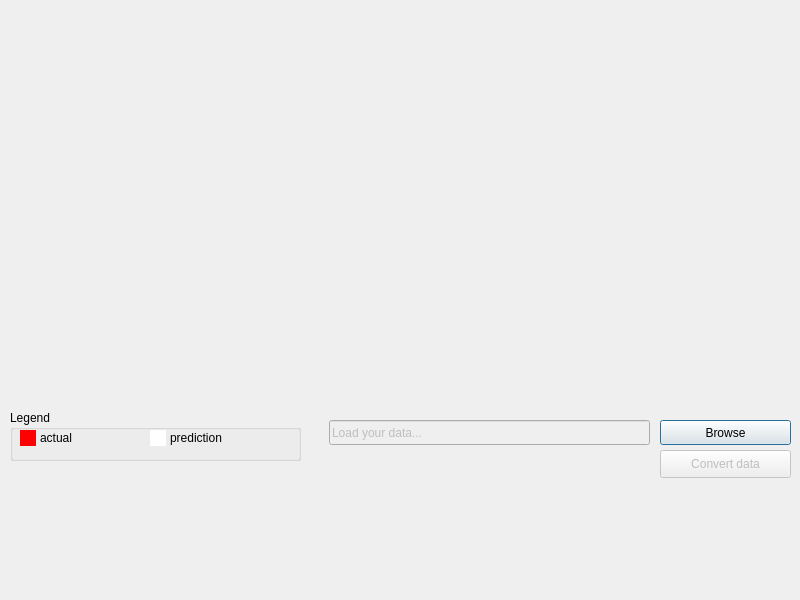
<?xml version="1.0" encoding="UTF-8"?>
<ui version="4.0">
 <class>Dialog</class>
 <widget class="QDialog" name="Dialog">
  <property name="geometry">
   <rect>
    <x>0</x>
    <y>0</y>
    <width>800</width>
    <height>600</height>
   </rect>
  </property>
  <property name="windowTitle">
   <string>Dialog</string>
  </property>
  <widget class="QLineEdit" name="filename">
   <property name="enabled">
    <bool>false</bool>
   </property>
   <property name="geometry">
    <rect>
     <x>329</x>
     <y>420</y>
     <width>321</width>
     <height>25</height>
    </rect>
   </property>
   <property name="text">
    <string>Load your data...</string>
   </property>
  </widget>
  <widget class="QPushButton" name="browse_btn">
   <property name="enabled">
    <bool>true</bool>
   </property>
   <property name="geometry">
    <rect>
     <x>660</x>
     <y>420</y>
     <width>131</width>
     <height>25</height>
    </rect>
   </property>
   <property name="text">
    <string>Browse</string>
   </property>
  </widget>
  <widget class="QPushButton" name="convert_data_btn">
   <property name="enabled">
    <bool>false</bool>
   </property>
   <property name="geometry">
    <rect>
     <x>660</x>
     <y>450</y>
     <width>131</width>
     <height>28</height>
    </rect>
   </property>
   <property name="text">
    <string>Convert data</string>
   </property>
  </widget>
  <widget class="PlotWidget" name="graphWidget" native="true">
   <property name="geometry">
    <rect>
     <x>10</x>
     <y>10</y>
     <width>781</width>
     <height>401</height>
    </rect>
   </property>
  </widget>
  <widget class="QGroupBox" name="groupBox">
   <property name="geometry">
    <rect>
     <x>10</x>
     <y>410</y>
     <width>291</width>
     <height>51</height>
    </rect>
   </property>
   <property name="title">
    <string>Legend</string>
   </property>
   <widget class="QWidget" name="widget" native="true">
    <property name="geometry">
     <rect>
      <x>10</x>
      <y>20</y>
      <width>16</width>
      <height>16</height>
     </rect>
    </property>
    <property name="palette">
     <palette>
      <active>
       <colorrole role="WindowText">
        <brush brushstyle="SolidPattern">
         <color alpha="255">
          <red>0</red>
          <green>0</green>
          <blue>0</blue>
         </color>
        </brush>
       </colorrole>
       <colorrole role="Button">
        <brush brushstyle="SolidPattern">
         <color alpha="255">
          <red>255</red>
          <green>0</green>
          <blue>0</blue>
         </color>
        </brush>
       </colorrole>
       <colorrole role="Light">
        <brush brushstyle="SolidPattern">
         <color alpha="255">
          <red>255</red>
          <green>127</green>
          <blue>127</blue>
         </color>
        </brush>
       </colorrole>
       <colorrole role="Midlight">
        <brush brushstyle="SolidPattern">
         <color alpha="255">
          <red>255</red>
          <green>63</green>
          <blue>63</blue>
         </color>
        </brush>
       </colorrole>
       <colorrole role="Dark">
        <brush brushstyle="SolidPattern">
         <color alpha="255">
          <red>127</red>
          <green>0</green>
          <blue>0</blue>
         </color>
        </brush>
       </colorrole>
       <colorrole role="Mid">
        <brush brushstyle="SolidPattern">
         <color alpha="255">
          <red>170</red>
          <green>0</green>
          <blue>0</blue>
         </color>
        </brush>
       </colorrole>
       <colorrole role="Text">
        <brush brushstyle="SolidPattern">
         <color alpha="255">
          <red>0</red>
          <green>0</green>
          <blue>0</blue>
         </color>
        </brush>
       </colorrole>
       <colorrole role="BrightText">
        <brush brushstyle="SolidPattern">
         <color alpha="255">
          <red>255</red>
          <green>255</green>
          <blue>255</blue>
         </color>
        </brush>
       </colorrole>
       <colorrole role="ButtonText">
        <brush brushstyle="SolidPattern">
         <color alpha="255">
          <red>0</red>
          <green>0</green>
          <blue>0</blue>
         </color>
        </brush>
       </colorrole>
       <colorrole role="Base">
        <brush brushstyle="SolidPattern">
         <color alpha="255">
          <red>255</red>
          <green>0</green>
          <blue>0</blue>
         </color>
        </brush>
       </colorrole>
       <colorrole role="Window">
        <brush brushstyle="SolidPattern">
         <color alpha="255">
          <red>255</red>
          <green>0</green>
          <blue>0</blue>
         </color>
        </brush>
       </colorrole>
       <colorrole role="Shadow">
        <brush brushstyle="SolidPattern">
         <color alpha="255">
          <red>0</red>
          <green>0</green>
          <blue>0</blue>
         </color>
        </brush>
       </colorrole>
       <colorrole role="AlternateBase">
        <brush brushstyle="SolidPattern">
         <color alpha="255">
          <red>255</red>
          <green>127</green>
          <blue>127</blue>
         </color>
        </brush>
       </colorrole>
       <colorrole role="ToolTipBase">
        <brush brushstyle="SolidPattern">
         <color alpha="255">
          <red>255</red>
          <green>255</green>
          <blue>220</blue>
         </color>
        </brush>
       </colorrole>
       <colorrole role="ToolTipText">
        <brush brushstyle="SolidPattern">
         <color alpha="255">
          <red>0</red>
          <green>0</green>
          <blue>0</blue>
         </color>
        </brush>
       </colorrole>
      </active>
      <inactive>
       <colorrole role="WindowText">
        <brush brushstyle="SolidPattern">
         <color alpha="255">
          <red>0</red>
          <green>0</green>
          <blue>0</blue>
         </color>
        </brush>
       </colorrole>
       <colorrole role="Button">
        <brush brushstyle="SolidPattern">
         <color alpha="255">
          <red>255</red>
          <green>0</green>
          <blue>0</blue>
         </color>
        </brush>
       </colorrole>
       <colorrole role="Light">
        <brush brushstyle="SolidPattern">
         <color alpha="255">
          <red>255</red>
          <green>127</green>
          <blue>127</blue>
         </color>
        </brush>
       </colorrole>
       <colorrole role="Midlight">
        <brush brushstyle="SolidPattern">
         <color alpha="255">
          <red>255</red>
          <green>63</green>
          <blue>63</blue>
         </color>
        </brush>
       </colorrole>
       <colorrole role="Dark">
        <brush brushstyle="SolidPattern">
         <color alpha="255">
          <red>127</red>
          <green>0</green>
          <blue>0</blue>
         </color>
        </brush>
       </colorrole>
       <colorrole role="Mid">
        <brush brushstyle="SolidPattern">
         <color alpha="255">
          <red>170</red>
          <green>0</green>
          <blue>0</blue>
         </color>
        </brush>
       </colorrole>
       <colorrole role="Text">
        <brush brushstyle="SolidPattern">
         <color alpha="255">
          <red>0</red>
          <green>0</green>
          <blue>0</blue>
         </color>
        </brush>
       </colorrole>
       <colorrole role="BrightText">
        <brush brushstyle="SolidPattern">
         <color alpha="255">
          <red>255</red>
          <green>255</green>
          <blue>255</blue>
         </color>
        </brush>
       </colorrole>
       <colorrole role="ButtonText">
        <brush brushstyle="SolidPattern">
         <color alpha="255">
          <red>0</red>
          <green>0</green>
          <blue>0</blue>
         </color>
        </brush>
       </colorrole>
       <colorrole role="Base">
        <brush brushstyle="SolidPattern">
         <color alpha="255">
          <red>255</red>
          <green>0</green>
          <blue>0</blue>
         </color>
        </brush>
       </colorrole>
       <colorrole role="Window">
        <brush brushstyle="SolidPattern">
         <color alpha="255">
          <red>255</red>
          <green>0</green>
          <blue>0</blue>
         </color>
        </brush>
       </colorrole>
       <colorrole role="Shadow">
        <brush brushstyle="SolidPattern">
         <color alpha="255">
          <red>0</red>
          <green>0</green>
          <blue>0</blue>
         </color>
        </brush>
       </colorrole>
       <colorrole role="AlternateBase">
        <brush brushstyle="SolidPattern">
         <color alpha="255">
          <red>255</red>
          <green>127</green>
          <blue>127</blue>
         </color>
        </brush>
       </colorrole>
       <colorrole role="ToolTipBase">
        <brush brushstyle="SolidPattern">
         <color alpha="255">
          <red>255</red>
          <green>255</green>
          <blue>220</blue>
         </color>
        </brush>
       </colorrole>
       <colorrole role="ToolTipText">
        <brush brushstyle="SolidPattern">
         <color alpha="255">
          <red>0</red>
          <green>0</green>
          <blue>0</blue>
         </color>
        </brush>
       </colorrole>
      </inactive>
      <disabled>
       <colorrole role="WindowText">
        <brush brushstyle="SolidPattern">
         <color alpha="255">
          <red>127</red>
          <green>0</green>
          <blue>0</blue>
         </color>
        </brush>
       </colorrole>
       <colorrole role="Button">
        <brush brushstyle="SolidPattern">
         <color alpha="255">
          <red>255</red>
          <green>0</green>
          <blue>0</blue>
         </color>
        </brush>
       </colorrole>
       <colorrole role="Light">
        <brush brushstyle="SolidPattern">
         <color alpha="255">
          <red>255</red>
          <green>127</green>
          <blue>127</blue>
         </color>
        </brush>
       </colorrole>
       <colorrole role="Midlight">
        <brush brushstyle="SolidPattern">
         <color alpha="255">
          <red>255</red>
          <green>63</green>
          <blue>63</blue>
         </color>
        </brush>
       </colorrole>
       <colorrole role="Dark">
        <brush brushstyle="SolidPattern">
         <color alpha="255">
          <red>127</red>
          <green>0</green>
          <blue>0</blue>
         </color>
        </brush>
       </colorrole>
       <colorrole role="Mid">
        <brush brushstyle="SolidPattern">
         <color alpha="255">
          <red>170</red>
          <green>0</green>
          <blue>0</blue>
         </color>
        </brush>
       </colorrole>
       <colorrole role="Text">
        <brush brushstyle="SolidPattern">
         <color alpha="255">
          <red>127</red>
          <green>0</green>
          <blue>0</blue>
         </color>
        </brush>
       </colorrole>
       <colorrole role="BrightText">
        <brush brushstyle="SolidPattern">
         <color alpha="255">
          <red>255</red>
          <green>255</green>
          <blue>255</blue>
         </color>
        </brush>
       </colorrole>
       <colorrole role="ButtonText">
        <brush brushstyle="SolidPattern">
         <color alpha="255">
          <red>127</red>
          <green>0</green>
          <blue>0</blue>
         </color>
        </brush>
       </colorrole>
       <colorrole role="Base">
        <brush brushstyle="SolidPattern">
         <color alpha="255">
          <red>255</red>
          <green>0</green>
          <blue>0</blue>
         </color>
        </brush>
       </colorrole>
       <colorrole role="Window">
        <brush brushstyle="SolidPattern">
         <color alpha="255">
          <red>255</red>
          <green>0</green>
          <blue>0</blue>
         </color>
        </brush>
       </colorrole>
       <colorrole role="Shadow">
        <brush brushstyle="SolidPattern">
         <color alpha="255">
          <red>0</red>
          <green>0</green>
          <blue>0</blue>
         </color>
        </brush>
       </colorrole>
       <colorrole role="AlternateBase">
        <brush brushstyle="SolidPattern">
         <color alpha="255">
          <red>255</red>
          <green>0</green>
          <blue>0</blue>
         </color>
        </brush>
       </colorrole>
       <colorrole role="ToolTipBase">
        <brush brushstyle="SolidPattern">
         <color alpha="255">
          <red>255</red>
          <green>255</green>
          <blue>220</blue>
         </color>
        </brush>
       </colorrole>
       <colorrole role="ToolTipText">
        <brush brushstyle="SolidPattern">
         <color alpha="255">
          <red>0</red>
          <green>0</green>
          <blue>0</blue>
         </color>
        </brush>
       </colorrole>
      </disabled>
     </palette>
    </property>
    <property name="styleSheet">
     <string notr="true">background-color: rgb(255, 0, 0)</string>
    </property>
   </widget>
   <widget class="QWidget" name="widget_2" native="true">
    <property name="geometry">
     <rect>
      <x>140</x>
      <y>20</y>
      <width>16</width>
      <height>16</height>
     </rect>
    </property>
    <property name="palette">
     <palette>
      <active>
       <colorrole role="WindowText">
        <brush brushstyle="SolidPattern">
         <color alpha="255">
          <red>0</red>
          <green>0</green>
          <blue>0</blue>
         </color>
        </brush>
       </colorrole>
       <colorrole role="Button">
        <brush brushstyle="SolidPattern">
         <color alpha="255">
          <red>255</red>
          <green>255</green>
          <blue>255</blue>
         </color>
        </brush>
       </colorrole>
       <colorrole role="Light">
        <brush brushstyle="SolidPattern">
         <color alpha="255">
          <red>255</red>
          <green>127</green>
          <blue>127</blue>
         </color>
        </brush>
       </colorrole>
       <colorrole role="Midlight">
        <brush brushstyle="SolidPattern">
         <color alpha="255">
          <red>255</red>
          <green>63</green>
          <blue>63</blue>
         </color>
        </brush>
       </colorrole>
       <colorrole role="Dark">
        <brush brushstyle="SolidPattern">
         <color alpha="255">
          <red>127</red>
          <green>0</green>
          <blue>0</blue>
         </color>
        </brush>
       </colorrole>
       <colorrole role="Mid">
        <brush brushstyle="SolidPattern">
         <color alpha="255">
          <red>170</red>
          <green>0</green>
          <blue>0</blue>
         </color>
        </brush>
       </colorrole>
       <colorrole role="Text">
        <brush brushstyle="SolidPattern">
         <color alpha="255">
          <red>0</red>
          <green>0</green>
          <blue>0</blue>
         </color>
        </brush>
       </colorrole>
       <colorrole role="BrightText">
        <brush brushstyle="SolidPattern">
         <color alpha="255">
          <red>255</red>
          <green>255</green>
          <blue>255</blue>
         </color>
        </brush>
       </colorrole>
       <colorrole role="ButtonText">
        <brush brushstyle="SolidPattern">
         <color alpha="255">
          <red>0</red>
          <green>0</green>
          <blue>0</blue>
         </color>
        </brush>
       </colorrole>
       <colorrole role="Base">
        <brush brushstyle="SolidPattern">
         <color alpha="255">
          <red>255</red>
          <green>255</green>
          <blue>255</blue>
         </color>
        </brush>
       </colorrole>
       <colorrole role="Window">
        <brush brushstyle="SolidPattern">
         <color alpha="255">
          <red>255</red>
          <green>255</green>
          <blue>255</blue>
         </color>
        </brush>
       </colorrole>
       <colorrole role="Shadow">
        <brush brushstyle="SolidPattern">
         <color alpha="255">
          <red>0</red>
          <green>0</green>
          <blue>0</blue>
         </color>
        </brush>
       </colorrole>
       <colorrole role="AlternateBase">
        <brush brushstyle="SolidPattern">
         <color alpha="255">
          <red>255</red>
          <green>127</green>
          <blue>127</blue>
         </color>
        </brush>
       </colorrole>
       <colorrole role="ToolTipBase">
        <brush brushstyle="SolidPattern">
         <color alpha="255">
          <red>255</red>
          <green>255</green>
          <blue>220</blue>
         </color>
        </brush>
       </colorrole>
       <colorrole role="ToolTipText">
        <brush brushstyle="SolidPattern">
         <color alpha="255">
          <red>0</red>
          <green>0</green>
          <blue>0</blue>
         </color>
        </brush>
       </colorrole>
      </active>
      <inactive>
       <colorrole role="WindowText">
        <brush brushstyle="SolidPattern">
         <color alpha="255">
          <red>0</red>
          <green>0</green>
          <blue>0</blue>
         </color>
        </brush>
       </colorrole>
       <colorrole role="Button">
        <brush brushstyle="SolidPattern">
         <color alpha="255">
          <red>255</red>
          <green>255</green>
          <blue>255</blue>
         </color>
        </brush>
       </colorrole>
       <colorrole role="Light">
        <brush brushstyle="SolidPattern">
         <color alpha="255">
          <red>255</red>
          <green>127</green>
          <blue>127</blue>
         </color>
        </brush>
       </colorrole>
       <colorrole role="Midlight">
        <brush brushstyle="SolidPattern">
         <color alpha="255">
          <red>255</red>
          <green>63</green>
          <blue>63</blue>
         </color>
        </brush>
       </colorrole>
       <colorrole role="Dark">
        <brush brushstyle="SolidPattern">
         <color alpha="255">
          <red>127</red>
          <green>0</green>
          <blue>0</blue>
         </color>
        </brush>
       </colorrole>
       <colorrole role="Mid">
        <brush brushstyle="SolidPattern">
         <color alpha="255">
          <red>170</red>
          <green>0</green>
          <blue>0</blue>
         </color>
        </brush>
       </colorrole>
       <colorrole role="Text">
        <brush brushstyle="SolidPattern">
         <color alpha="255">
          <red>0</red>
          <green>0</green>
          <blue>0</blue>
         </color>
        </brush>
       </colorrole>
       <colorrole role="BrightText">
        <brush brushstyle="SolidPattern">
         <color alpha="255">
          <red>255</red>
          <green>255</green>
          <blue>255</blue>
         </color>
        </brush>
       </colorrole>
       <colorrole role="ButtonText">
        <brush brushstyle="SolidPattern">
         <color alpha="255">
          <red>0</red>
          <green>0</green>
          <blue>0</blue>
         </color>
        </brush>
       </colorrole>
       <colorrole role="Base">
        <brush brushstyle="SolidPattern">
         <color alpha="255">
          <red>255</red>
          <green>255</green>
          <blue>255</blue>
         </color>
        </brush>
       </colorrole>
       <colorrole role="Window">
        <brush brushstyle="SolidPattern">
         <color alpha="255">
          <red>255</red>
          <green>255</green>
          <blue>255</blue>
         </color>
        </brush>
       </colorrole>
       <colorrole role="Shadow">
        <brush brushstyle="SolidPattern">
         <color alpha="255">
          <red>0</red>
          <green>0</green>
          <blue>0</blue>
         </color>
        </brush>
       </colorrole>
       <colorrole role="AlternateBase">
        <brush brushstyle="SolidPattern">
         <color alpha="255">
          <red>255</red>
          <green>127</green>
          <blue>127</blue>
         </color>
        </brush>
       </colorrole>
       <colorrole role="ToolTipBase">
        <brush brushstyle="SolidPattern">
         <color alpha="255">
          <red>255</red>
          <green>255</green>
          <blue>220</blue>
         </color>
        </brush>
       </colorrole>
       <colorrole role="ToolTipText">
        <brush brushstyle="SolidPattern">
         <color alpha="255">
          <red>0</red>
          <green>0</green>
          <blue>0</blue>
         </color>
        </brush>
       </colorrole>
      </inactive>
      <disabled>
       <colorrole role="WindowText">
        <brush brushstyle="SolidPattern">
         <color alpha="255">
          <red>127</red>
          <green>0</green>
          <blue>0</blue>
         </color>
        </brush>
       </colorrole>
       <colorrole role="Button">
        <brush brushstyle="SolidPattern">
         <color alpha="255">
          <red>255</red>
          <green>255</green>
          <blue>255</blue>
         </color>
        </brush>
       </colorrole>
       <colorrole role="Light">
        <brush brushstyle="SolidPattern">
         <color alpha="255">
          <red>255</red>
          <green>127</green>
          <blue>127</blue>
         </color>
        </brush>
       </colorrole>
       <colorrole role="Midlight">
        <brush brushstyle="SolidPattern">
         <color alpha="255">
          <red>255</red>
          <green>63</green>
          <blue>63</blue>
         </color>
        </brush>
       </colorrole>
       <colorrole role="Dark">
        <brush brushstyle="SolidPattern">
         <color alpha="255">
          <red>127</red>
          <green>0</green>
          <blue>0</blue>
         </color>
        </brush>
       </colorrole>
       <colorrole role="Mid">
        <brush brushstyle="SolidPattern">
         <color alpha="255">
          <red>170</red>
          <green>0</green>
          <blue>0</blue>
         </color>
        </brush>
       </colorrole>
       <colorrole role="Text">
        <brush brushstyle="SolidPattern">
         <color alpha="255">
          <red>127</red>
          <green>0</green>
          <blue>0</blue>
         </color>
        </brush>
       </colorrole>
       <colorrole role="BrightText">
        <brush brushstyle="SolidPattern">
         <color alpha="255">
          <red>255</red>
          <green>255</green>
          <blue>255</blue>
         </color>
        </brush>
       </colorrole>
       <colorrole role="ButtonText">
        <brush brushstyle="SolidPattern">
         <color alpha="255">
          <red>127</red>
          <green>0</green>
          <blue>0</blue>
         </color>
        </brush>
       </colorrole>
       <colorrole role="Base">
        <brush brushstyle="SolidPattern">
         <color alpha="255">
          <red>255</red>
          <green>255</green>
          <blue>255</blue>
         </color>
        </brush>
       </colorrole>
       <colorrole role="Window">
        <brush brushstyle="SolidPattern">
         <color alpha="255">
          <red>255</red>
          <green>255</green>
          <blue>255</blue>
         </color>
        </brush>
       </colorrole>
       <colorrole role="Shadow">
        <brush brushstyle="SolidPattern">
         <color alpha="255">
          <red>0</red>
          <green>0</green>
          <blue>0</blue>
         </color>
        </brush>
       </colorrole>
       <colorrole role="AlternateBase">
        <brush brushstyle="SolidPattern">
         <color alpha="255">
          <red>255</red>
          <green>0</green>
          <blue>0</blue>
         </color>
        </brush>
       </colorrole>
       <colorrole role="ToolTipBase">
        <brush brushstyle="SolidPattern">
         <color alpha="255">
          <red>255</red>
          <green>255</green>
          <blue>220</blue>
         </color>
        </brush>
       </colorrole>
       <colorrole role="ToolTipText">
        <brush brushstyle="SolidPattern">
         <color alpha="255">
          <red>0</red>
          <green>0</green>
          <blue>0</blue>
         </color>
        </brush>
       </colorrole>
      </disabled>
     </palette>
    </property>
    <property name="styleSheet">
     <string notr="true">background-color: rgb(255, 255, 255)</string>
    </property>
   </widget>
   <widget class="QLabel" name="label">
    <property name="geometry">
     <rect>
      <x>30</x>
      <y>20</y>
      <width>55</width>
      <height>16</height>
     </rect>
    </property>
    <property name="text">
     <string>actual</string>
    </property>
   </widget>
   <widget class="QLabel" name="label_2">
    <property name="geometry">
     <rect>
      <x>160</x>
      <y>20</y>
      <width>55</width>
      <height>16</height>
     </rect>
    </property>
    <property name="text">
     <string>prediction</string>
    </property>
   </widget>
  </widget>
 </widget>
 <customwidgets>
  <customwidget>
   <class>PlotWidget</class>
   <extends>QWidget</extends>
   <header>pyqtgraph</header>
   <container>1</container>
  </customwidget>
 </customwidgets>
 <resources/>
 <connections/>
</ui>
